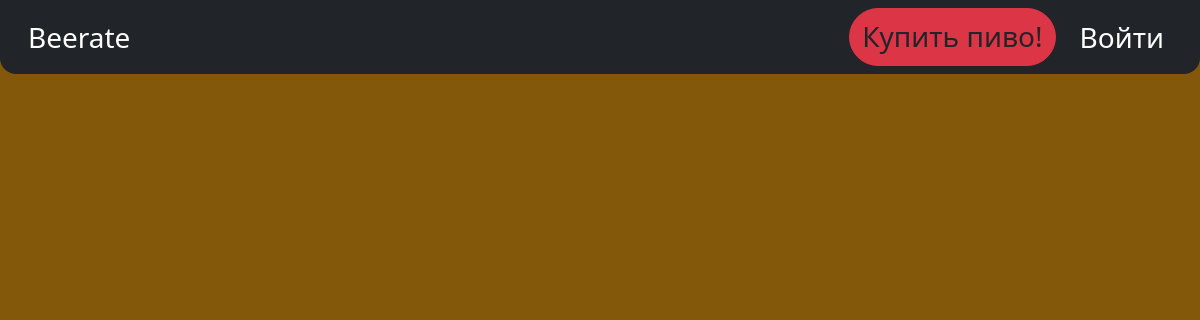
Before: / with the older database file.
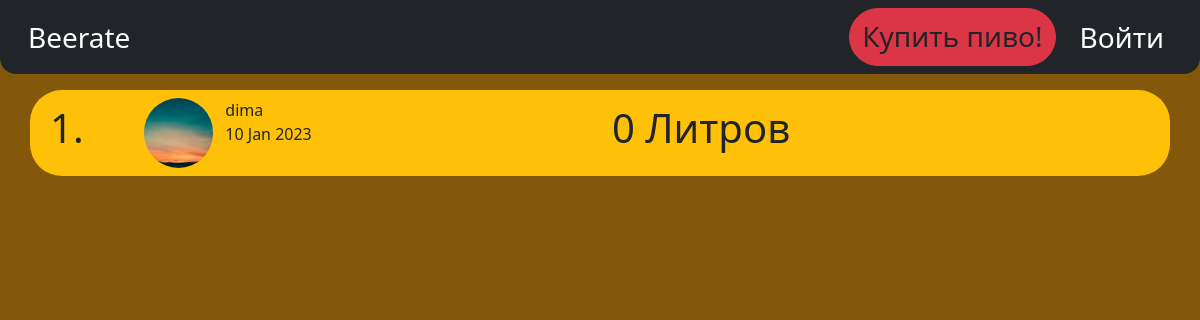
After: the same page with the newer database file.
### flasksite/models.py (models this page shows, shortened)
class User(db.Model, UserMixin):
    id = db.Column(db.Integer, primary_key=True)
    nickname = db.Column(db.String(120), nullable=False, unique=True)
    image_file = db.Column(db.String(20), nullable=False, default="default.jpg")
    password = db.Column(db.String(60), nullable=False)
    email = db.Column(db.String(120), unique=True, nullable=False)
    volume = db.Column(db.Integer, nullable=False, default=0)
    date_since = db.Column(db.DateTime, nullable=False, default=datetime.now(tz=pytz.timezone("Europe/Moscow")))
    admin = db.Column(db.Boolean, nullable=False, default=False)
    orders = db.relationship("Order", backref="author", lazy=True)

### flasksite/main/routes.py (the view)
@main.route("/")
def home():
    users = User.query.order_by(User.volume.desc()).all()
    length = len(users)
    return render_template("home.html", users=users, length=length)

### flasksite/main/routes.py (called while the page is built)
@main.before_request
def before():
    orders = Order.query.filter_by(completed=False)
    msc_tz = pytz.timezone("Europe/Moscow")
    for order in orders:
        if msc_tz.localize(order.date_ordered) - timedelta(days=2) > datetime.now(tz=pytz.timezone("Europe/Moscow")):
            db.session.delete(order)
    db.session.commit()

### flasksite/templates/home.html
{% extends "layout.html" %} {% block content %} {%for i in range(length)%}
  <div class="row mb-4 p-2 bg-warning rounded-5">
    <div class="col-1 fs-1">{{i+1}}.</div>
    <div class="col-1">
      <img
        src="{{url_for('static',
      filename='prof_pict/'+users[i].image_file)}}"
        class="img-fluid rounded-circle"
        alt="avatar"
      />
    </div>
    <div class="col">
      <div class="row">{{users[i].nickname}}</div>
      <div class="row">{{users[i].date_since.strftime("%-d %b %Y")}}</div>
    </div>
    <div class="col-6 fs-1">
      {{users[i].volume}} Литров
    </div>
  </div>
{%endfor%} {% endblock content %}

### flasksite/templates/layout.html (shortened to what this page needs)
<!DOCTYPE html>
<html>
  <head>
    <link
      href="https://cdn.jsdelivr.net/npm/bootstrap@5.3.0-alpha1/dist/css/bootstrap.min.css"
      rel="stylesheet"
    />
  </head>
  <body style="background-color:#83580b">
    <nav class="navbar navbar-expand bg-dark rounded-bottom-4">
      <div class="container-fluid fs-3">
        <a class="navbar-brand fs-3 text-white ps-3" href="{{url_for('main.home')}}">Beerate</a>
        <div class="navbar-nav ms-auto me-3">
          <a class="btn btn-danger fs-3 text-dark rounded-5" href="#"
            >Купить пиво!</a
          >
          <a class="nav-link ms-3 text-white" href="#">Войти</a>
        </div>
      </div>
    </nav>
    <div class="container pt-3">
       {% block content %}{% endblock %}
    </div>
  </body>
</html>

Changed rows visible on the page:
added User: image_file (picture), nickname "dima", date_since "10 Jan 2023", volume "0"
Other visible differences:
new list line: "1 . Литров"
